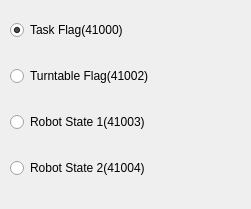
       <widget class="QWidget" name="tab_20">
        <attribute name="title">
         <string>PLC WRITE</string>
        </attribute>
        <widget class="QWidget" name="verticalLayoutWidget_5">
         <property name="geometry">
          <rect>
           <x>10</x>
           <y>0</y>
           <width>232</width>
           <height>200</height>
          </rect>
         </property>
         <layout class="QVBoxLayout" name="verticalLayout_8">
          <item>
           <widget class="QRadioButton" name="radioButton_select_plc_address_write_1">
            <property name="text">
             <string>Task Flag(41000)</string>
            </property>
            <property name="checked">
             <bool>true</bool>
            </property>
           </widget>
          </item>
          <item>
           <widget class="QRadioButton" name="radioButton_select_plc_address_write_3">
            <property name="text">
             <string>Turntable Flag(41002)</string>
            </property>
           </widget>
          </item>
          <item>
           <widget class="QRadioButton" name="radioButton_select_plc_address_write_4">
            <property name="text">
             <string>Robot State 1(41003)</string>
            </property>
           </widget>
          </item>
          <item>
           <widget class="QRadioButton" name="radioButton_select_plc_address_write_5">
            <property name="text">
             <string>Robot State 2(41004)</string>
            </property>
           </widget>
          </item>
         </layout>
        </widget>
       </widget>
